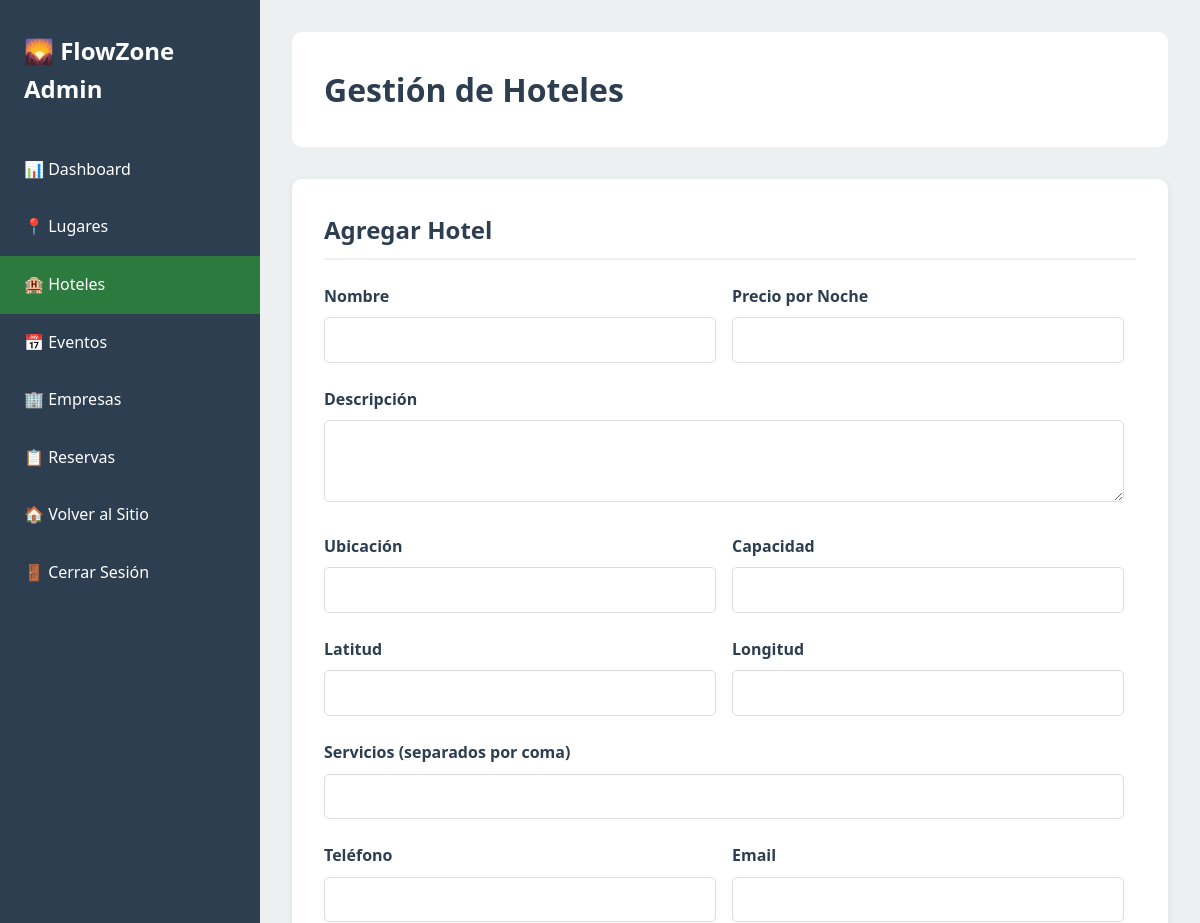
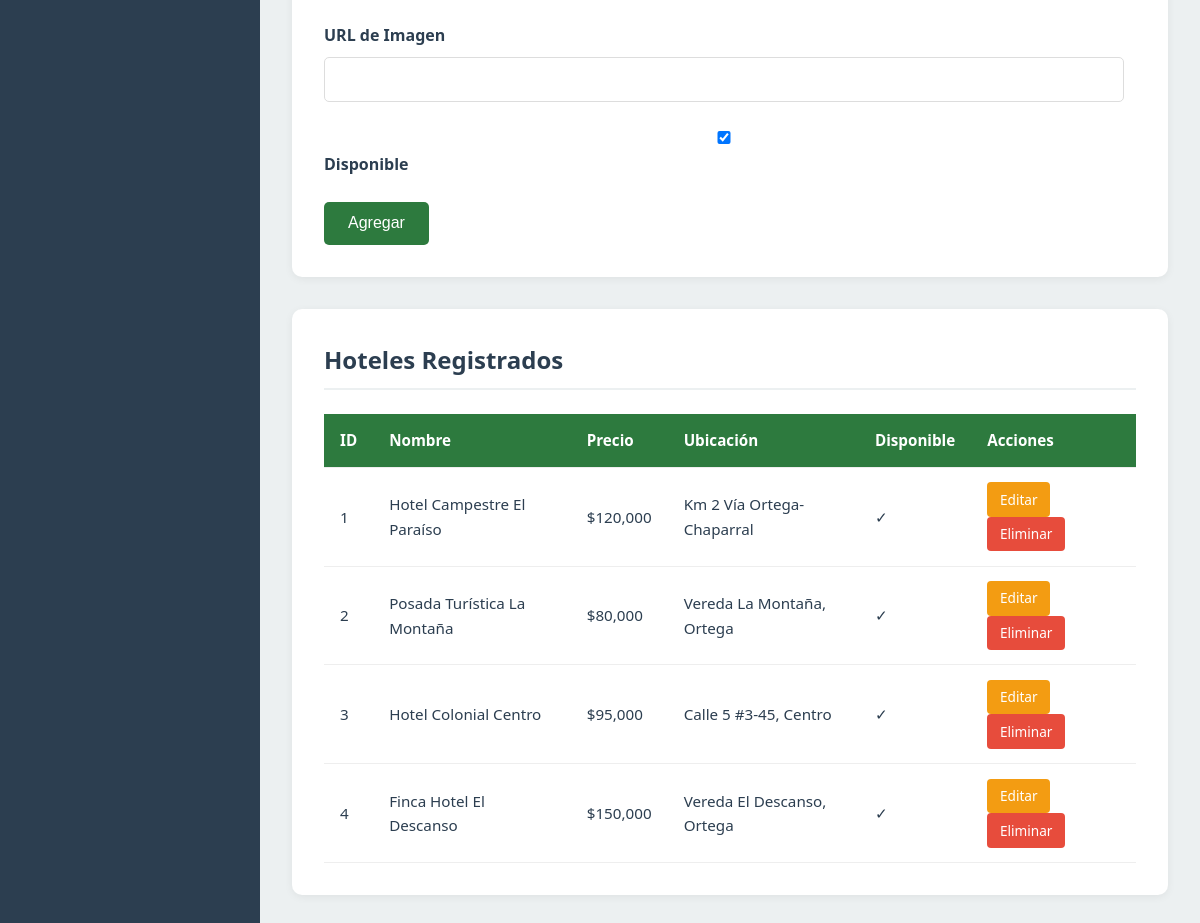
Page /admin/admin_hoteles.php (signed in) on the committed database (2 pictures, top to bottom).
### tables this page shows
CREATE TABLE hoteles (
    id              INT AUTO_INCREMENT PRIMARY KEY,
    nombre          VARCHAR(150) NOT NULL,
    descripcion     TEXT,
    precio          DECIMAL(10,2) NOT NULL,
    ubicacion       VARCHAR(200),
    latitud         DECIMAL(10,8),
    longitud        DECIMAL(11,8),
    imagen          VARCHAR(255),
    servicios       TEXT,
    capacidad       INT,
    disponibilidad  BOOLEAN DEFAULT TRUE,
    telefono        VARCHAR(20),
    email           VARCHAR(150),
    creado_en       TIMESTAMP DEFAULT CURRENT_TIMESTAMP,
    actualizado_en  TIMESTAMP DEFAULT CURRENT_TIMESTAMP ON UPDATE CURRENT_TIMESTAMP,
    INDEX idx_disponibilidad (disponibilidad)
);

### admin/admin_hoteles.php (the view, shortened to what this page needs)
<?php
require_once '../includes/conexion.php';
$hotel_editar = null;
$stmt = $pdo->query("SELECT * FROM hoteles ORDER BY creado_en DESC");
$hoteles = $stmt->fetchAll();
?>
<!DOCTYPE html>
<html lang="es">
<head>
    <link rel="stylesheet" href="/FLOWZONE/assets/css/style.css">
</head>
<body>
    <div class="admin-layout">
        <aside class="admin-sidebar">
            <div class="admin-brand"><h2>🌄 FlowZone Admin</h2></div>
            <nav class="admin-nav">
                <a href="/FLOWZONE/admin/dashboard.php">📊 Dashboard</a>
                <a href="/FLOWZONE/admin/admin_lugares.php">📍 Lugares</a>
                <a href="/FLOWZONE/admin/admin_hoteles.php" class="active">🏨 Hoteles</a>
                <a href="/FLOWZONE/admin/admin_eventos.php">📅 Eventos</a>
                <a href="/FLOWZONE/admin/admin_empresas.php">🏢 Empresas</a>
                <a href="/FLOWZONE/admin/admin_reservas.php">📋 Reservas</a>
                <a href="/FLOWZONE/index.php">🏠 Volver al Sitio</a>
                <a href="/FLOWZONE/logout.php">🚪 Cerrar Sesión</a>
            </nav>
        </aside>
        <main class="admin-main">
            <div class="admin-header"><h1>Gestión de Hoteles</h1></div>
            <div class="admin-section">
                <h2><?php echo $hotel_editar ? 'Editar Hotel' : 'Agregar Hotel'; ?></h2>
                <form method="POST" class="admin-form">
                    <div class="form-row">
                        <div class="form-group">
                            <label>Nombre</label>
                            <input type="text" name="nombre" required value="<?php echo $hotel_editar['nombre'] ?? ''; ?>">
                        </div>
                        <div class="form-group">
                            <label>Precio por Noche</label>
                            <input type="number" name="precio" required value="<?php echo $hotel_editar['precio'] ?? ''; ?>">
                        </div>
                    </div>
                    <div class="form-group">
                        <label>Descripción</label>
                        <textarea name="descripcion" rows="3" required><?php echo $hotel_editar['descripcion'] ?? ''; ?></textarea>
                    </div>
                    <div class="form-row">
                        <div class="form-group">
                            <label>Ubicación</label>
                            <input type="text" name="ubicacion" required value="<?php echo $hotel_editar['ubicacion'] ?? ''; ?>">
                        </div>
                        <div class="form-group">
                            <label>Capacidad</label>
                            <input type="number" name="capacidad" value="<?php echo $hotel_editar['capacidad'] ?? ''; ?>">
                        </div>
                    </div>
                    <div class="form-row">
                        <div class="form-group">
                            <label>Latitud</label>
                            <input type="number" step="0.00000001" name="latitud" value="<?php echo $hotel_editar['latitud'] ?? ''; ?>">
                        </div>
                        <div class="form-group">
                            <label>Longitud</label>
                            <input type="number" step="0.00000001" name="longitud" value="<?php echo $hotel_editar['longitud'] ?? ''; ?>">
                        </div>
                    </div>
                    <div class="form-group">
                        <label>Servicios (separados por coma)</label>
                        <input type="text" name="servicios" value="<?php echo $hotel_editar['servicios'] ?? ''; ?>">
                    </div>
                    <div class="form-row">
                        <div class="form-group">
                            <label>Teléfono</label>
                            <input type="text" name="telefono" value="<?php echo $hotel_editar['telefono'] ?? ''; ?>">
                        </div>
                        <div class="form-group">
                            <label>Email</label>
                            <input type="email" name="email" value="<?php echo $hotel_editar['email'] ?? ''; ?>">
                        </div>
                    </div>
                    <div class="form-group">
                        <label>URL de Imagen</label>
                        <input type="url" name="imagen" required value="<?php echo $hotel_editar['imagen'] ?? ''; ?>">
                    </div>
                    <div class="form-group">
                        <label>
                            <input type="checkbox" name="disponibilidad" <?php echo ($hotel_editar['disponibilidad'] ?? 1) ? 'checked' : ''; ?>>
                            Disponible
                        </label>
                    </div>
                    <button type="submit" class="btn btn-primary"><?php echo $hotel_editar ? 'Actualizar' : 'Agregar'; ?></button>
                </form>
            </div>
            <div class="admin-section">
                <h2>Hoteles Registrados</h2>
                <table class="admin-table">
                    <thead>
                        <tr><th>ID</th><th>Nombre</th><th>Precio</th><th>Ubicación</th><th>Disponible</th><th>Acciones</th></tr>
                    </thead>
                    <tbody>
                        <?php foreach ($hoteles as $hotel): ?>
                            <tr>
                                <td><?php echo $hotel['id']; ?></td>
                                <td><?php echo htmlspecialchars($hotel['nombre']); ?></td>
                                <td>$<?php echo number_format($hotel['precio'], 0); ?></td>
                                <td><?php echo htmlspecialchars($hotel['ubicacion']); ?></td>
                                <td><?php echo $hotel['disponibilidad'] ? '✓' : '✗'; ?></td>
                                <td>
                                    <a href="?editar=<?php echo $hotel['id']; ?>" class="btn-small btn-edit">Editar</a>
                                    <a href="?eliminar=<?php echo $hotel['id']; ?>" class="btn-small btn-delete" onclick="return confirm('¿Eliminar?')">Eliminar</a>
                                </td>
                            </tr>
                        <?php endforeach; ?>
                    </tbody>
                </table>
            </div>
        </main>
    </div>
</body>
</html>

### assets/css/style.css (style rules this page uses)
* { margin: 0; padding: 0; box-sizing: border-box; }
:root { --primary: #2d7a3e; --secondary: #4a9d5f; --accent: #f39c12; --dark: #2c3e50; --light: #ecf0f1; --white: #ffffff; --gray: #95a5a6; --danger: #e74c3c; --success: #27ae60; }
body { font-family: 'Segoe UI', Tahoma, Geneva, Verdana, sans-serif; line-height: 1.6; color: var(--dark); background: var(--light); }
.btn { display: inline-block; padding: 0.8rem 1.5rem; border: none; border-radius: 5px; cursor: pointer; text-decoration: none; transition: all 0.3s; font-size: 1rem; }
.btn-primary { background: var(--primary); color: var(--white); }
.form-group { margin-bottom: 1.5rem; }
.form-group label { display: block; margin-bottom: 0.5rem; font-weight: 600; }
.form-group input, .form-group textarea, .form-group select { width: 100%; padding: 0.8rem; border: 1px solid #ddd; border-radius: 5px; font-size: 1rem; }
.form-group textarea { resize: vertical; }
.admin-layout { display: flex; min-height: 100vh; }
.admin-sidebar { width: 260px; background: var(--dark); color: var(--white); padding: 2rem 0; flex-shrink: 0; }
.admin-brand { padding: 0 1.5rem; margin-bottom: 2rem; }
.admin-nav a { display: flex; align-items: center; justify-content: space-between; padding: 1rem 1.5rem; color: var(--white); text-decoration: none; transition: background 0.3s; }
.admin-nav a:hover, .admin-nav a.active { background: var(--primary); }
.admin-main { flex: 1; padding: 2rem; background: var(--light); overflow-x: auto; }
.admin-header { background: var(--white); padding: 2rem; border-radius: 10px; margin-bottom: 2rem; display: flex; justify-content: space-between; align-items: center; }
.admin-section { background: var(--white); padding: 2rem; border-radius: 10px; margin-bottom: 2rem; box-shadow: 0 2px 8px rgba(0,0,0,0.06); }
.admin-section h2 { margin-bottom: 1.5rem; color: var(--dark); border-bottom: 2px solid var(--light); padding-bottom: 0.5rem; }
.admin-form { max-width: 800px; }
.form-row { display: grid; grid-template-columns: repeat(auto-fit, minmax(200px, 1fr)); gap: 1rem; }
.admin-table { width: 100%; border-collapse: collapse; margin-top: 1rem; font-size: 0.95rem; }
.admin-table th, .admin-table td { padding: 0.9rem 1rem; text-align: left; border-bottom: 1px solid #eee; }
.admin-table th { background: var(--primary); color: var(--white); font-weight: 600; }
.btn-small { padding: 0.4rem 0.8rem; font-size: 0.85rem; text-decoration: none; border-radius: 4px; display: inline-block; margin-right: 0.3rem; border: none; cursor: pointer; transition: opacity 0.2s; }
.btn-edit { background: var(--accent); color: var(--white); }
.btn-delete { background: var(--danger); color: var(--white); }

### rows in the picture
hoteles: id "1", nombre "Hotel Campestre El Paraíso", precio "120,000", ubicacion "Km 2 Vía Ortega-Chaparral"
hoteles: id "2", nombre "Posada Turística La Montaña", precio "80,000", ubicacion "Vereda La Montaña, Ortega"
hoteles: id "3", nombre "Hotel Colonial Centro", precio "95,000", ubicacion "Calle 5 #3-45, Centro"
hoteles: id "4", nombre "Finca Hotel El Descanso", precio "150,000", ubicacion "Vereda El Descanso, Ortega"
